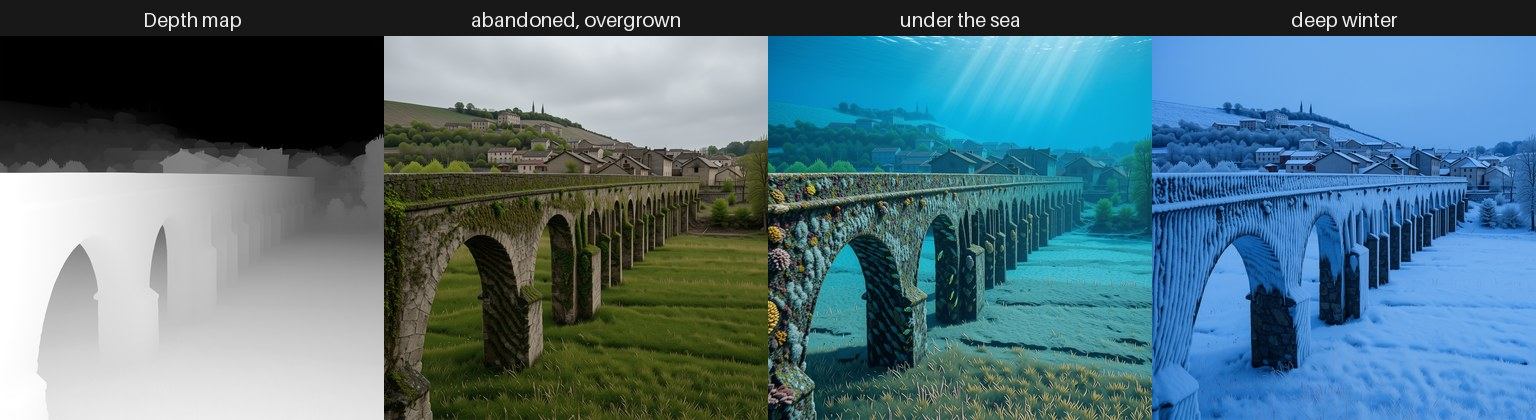
#> input picture .github/images/depth-to-image.jpg, 1536 x 420 px
$ python -i depth.py   (imports and definitions only)
#> lines starting #> are read from the running program, lines starting #| are printed output that depends on the picture
#> further down, picture is the input picture: PIL image 1536x420 RGB; mean R, G, B 82.4, 114, 126.1
# Iris-Z support for Forge Neo
# Image to Depth's sizes and output, and Depth to Image's input, as the SDK's image_to_depth and depth_to_image
# (iris_z/pipeline.py and iris_z/depth.py).
#
# The depth grid decodes through the FLUX.2 VAE like an image whose three channels hold the same value: the
# relative log depth of the picture, its 2nd to 98th percentile spread over [-1, 1], far = +1. Iris-Z-small has
# no sky ceiling (sky_ceiling 1.0), so that value is the depth as it is. The map is written near = bright, the
# convention depth ControlNets read.

import math

from PIL import Image

# under half a megapixel the SDK works at 512, above at 1024
SMALL_IMAGE_PIXELS = 500_000


def choose_resolution(source_width, source_height, target_side, multiple=16, area_tolerance=0.2):
    """About target_side^2 pixels, same aspect ratio, multiples of 16, never larger than the source."""
#> called with source_width = 1958, source_height = 535, target_side = 1024, multiple = 16, area_tolerance = 0.2
    source_aspect = source_width / source_height
    target_area = min(target_side * target_side, source_width * source_height)
    best = None
    for height in range(multiple, source_height + 1, multiple):
        for width in range(multiple, source_width + 1, multiple):
            area = width * height
            if abs(area - target_area) > area_tolerance * target_area:
                continue
            aspect_error = abs(math.log((width / height) / source_aspect))
            key = (round(aspect_error, 6), abs(area - target_area))
            if best is None or key < best[0]:
                best = (key, width, height)
    if best is None:
        raise ValueError(f"no size near {target_side}^2 fits {source_width}x{source_height}")
    return best[1], best[2]


def work_size(width, height):
    side = 512 if width * height < SMALL_IMAGE_PIXELS else 1024
    return choose_resolution(width, height, side)


def enlarged_size(width, height, target_side=1024):
    """Like choose_resolution, but a smaller source is enlarged: Depth to Image always paints at about target_side^2."""
    area = width * height
    if area < target_side * target_side:
        factor = (target_side * target_side / area) ** 0.5
        width, height = round(width * factor), round(height * factor)
    return choose_resolution(width, height, target_side)


def paint_input(depth_image: Image.Image) -> Image.Image:
    """A near = bright depth map as the picture the VAE encodes into the given depth grid.

    The grid holds the depth encoded as the SDK's encode_log_depth: far = +1, the 2nd to 98th percentile spread over
    [-1, 1], the same value in the three channels. A map from Image to Depth is that encoding inverted (depth_map),
    so inverting it gives the encoding back; any other near = bright map is read the same way, its range stretched
    like the SDK stretches it.
    """
    import numpy as np

    size = enlarged_size(*depth_image.size)
#> size = (1872, 512)
    grey = depth_image.convert("L").resize(size, Image.Resampling.BILINEAR)
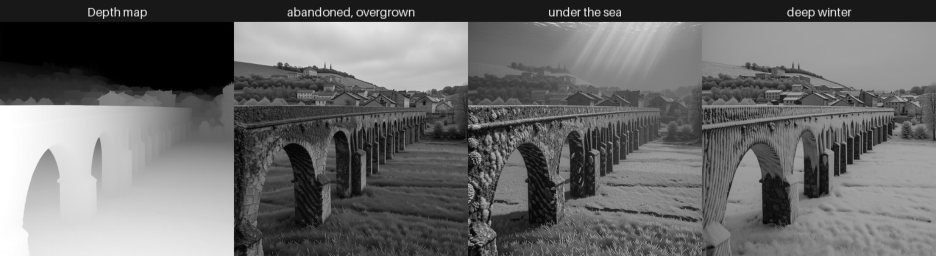
#> grey: PIL image 1872x512 L (shown at 1/2 size); min 0, max 255, mean 105.9
    encoded = 1.0 - np.asarray(grey, dtype=np.float64) / 127.5  # near -1 .. far +1
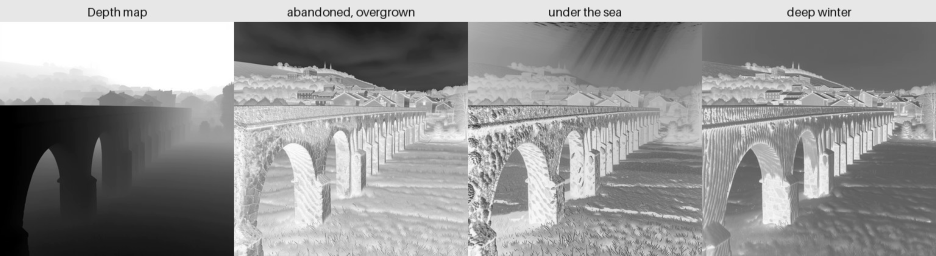
#> encoded: shape (512, 1872) float64 (shown at 1/2 size); min -1, max 1, mean 0.169; drawn with min black and max white
    low, high = np.percentile(encoded, [2, 98])
#> low = -0.914; high = 1
    encoded = np.clip(2.0 * (encoded - low) / max(high - low, 1e-6) - 1.0, -1.0, 1.0)
    value = np.round(127.5 * (encoded + 1.0)).astype(np.uint8)
    return Image.fromarray(value, mode="L").convert("RGB")


def depth_map(decoded: Image.Image, size) -> Image.Image:
    """The decoded depth grid as a grey map at size (width, height), near = bright."""
    import numpy as np

    value = np.asarray(decoded.convert("RGB"), dtype=np.float32).mean(axis=2)  # 0 near .. 255 far
    near_bright = np.clip(255.0 - value, 0.0, 255.0)
    image = Image.fromarray(near_bright.round().astype(np.uint8), mode="L")
    if image.size != tuple(size):
        image = image.resize(tuple(size), Image.Resampling.BILINEAR)
    return image

>>> from PIL import Image
>>> picture = Image.open('../.github/images/depth-to-image.jpg')
>>> result = paint_input(picture)

$ run again, on .github/images/depth.jpg
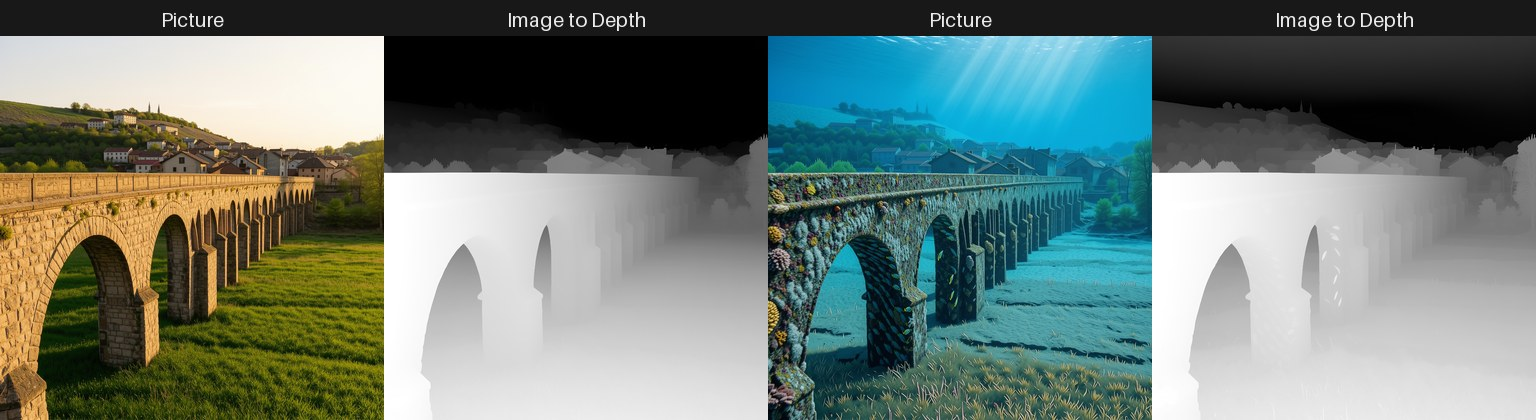
#> input picture .github/images/depth.jpg, 1536 x 420 px
#> picture is the input picture: PIL image 1536x420 RGB; mean R, G, B 108.6, 123.3, 116.6
#> in paint_input, `grey = depth_image.convert("L").resize(size, Image.Resampling.BILINEAR)`:
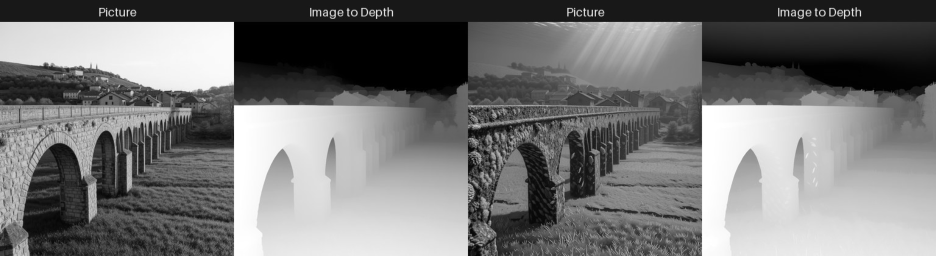
#> grey: PIL image 1872x512 L (shown at 1/2 size); min 0, max 255, mean 118.2
#> in paint_input, `encoded = 1.0 - np.asarray(grey, dtype=np.float64) / 127.5`:
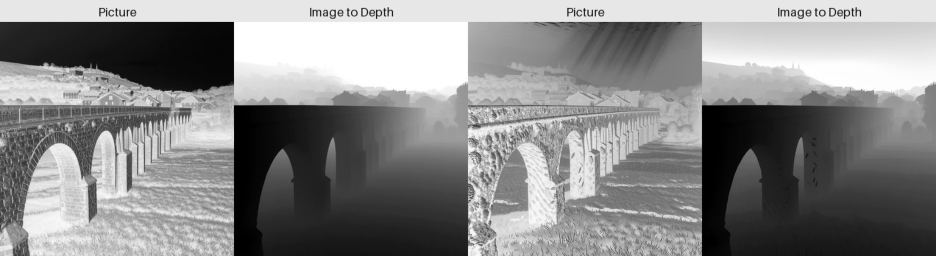
#> encoded: shape (512, 1872) float64 (shown at 1/2 size); min -1, max 1, mean 0.073; drawn with min black and max white
#> low = -0.976; high = 1

$ run again, on .github/images/text-to-image.jpg
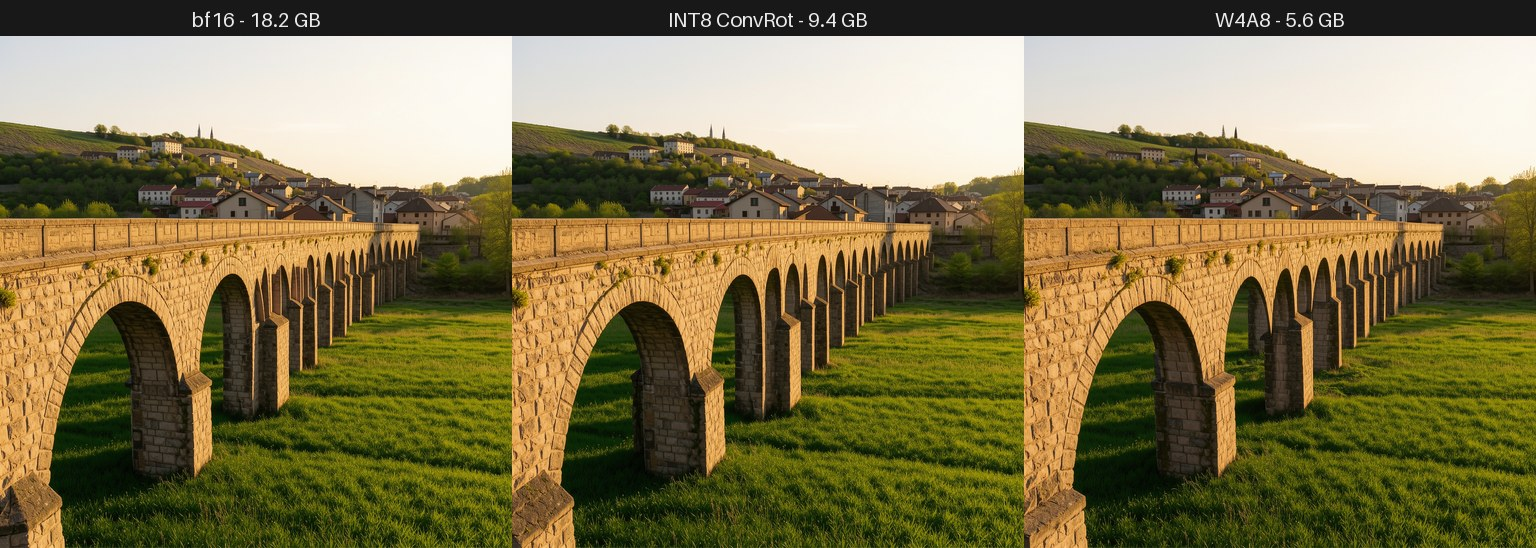
#> input picture .github/images/text-to-image.jpg, 1536 x 548 px
#> picture is the input picture: PIL image 1536x548 RGB; mean R, G, B 127.2, 116.4, 76.8
#> in paint_input, `grey = depth_image.convert("L").resize(size, Image.Resampling.BILINEAR)`:
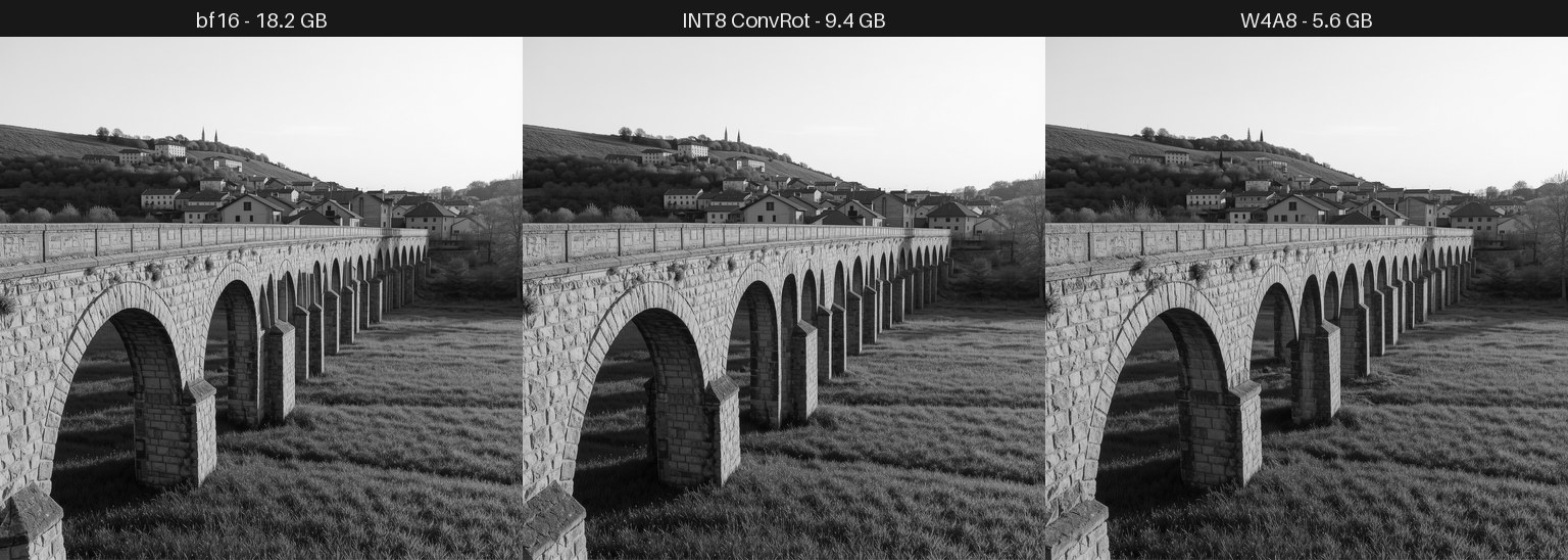
#> grey: PIL image 1568x560 L; min 2, max 251, mean 115.1
#> in paint_input, `encoded = 1.0 - np.asarray(grey, dtype=np.float64) / 127.5`:
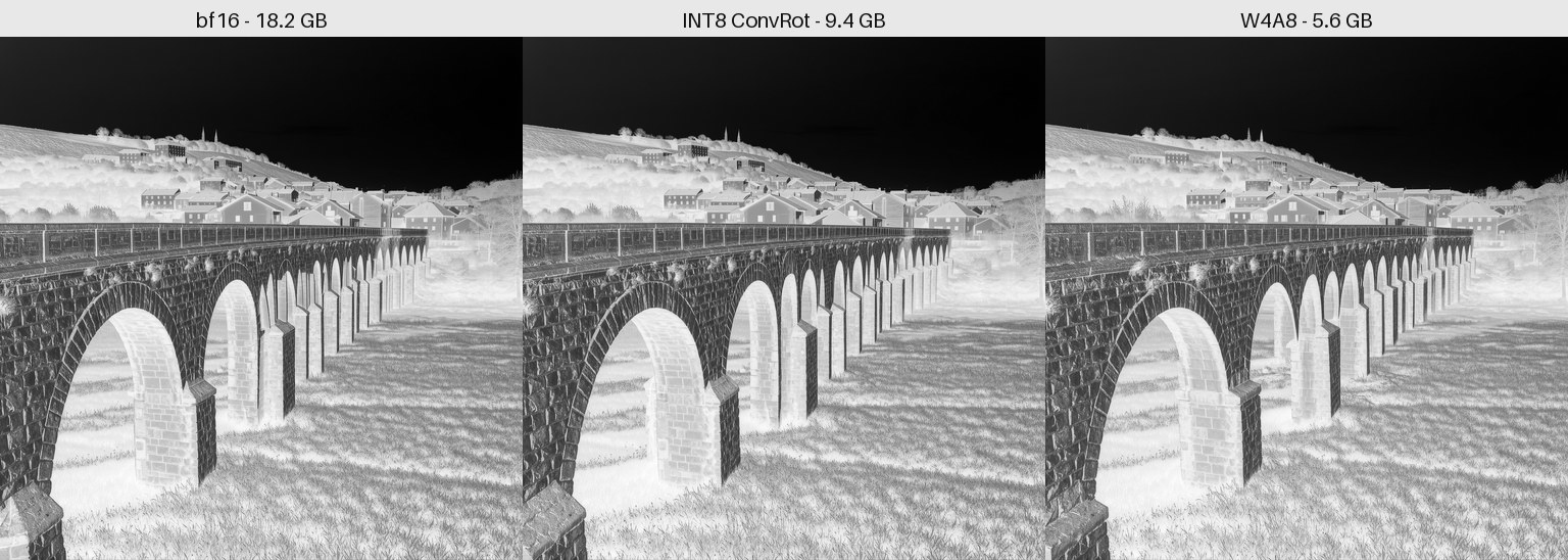
#> encoded: shape (560, 1568) float64; min -0.969, max 0.984, mean 0.0973; drawn with min black and max white
#> low = -0.945; high = 0.859
